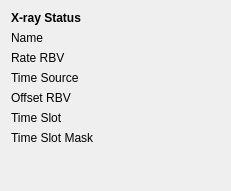
<?xml version="1.0" encoding="UTF-8"?>
<ui version="4.0">
 <class>Form</class>
 <widget class="QWidget" name="Form">
  <property name="geometry">
   <rect>
    <x>0</x>
    <y>0</y>
    <width>231</width>
    <height>191</height>
   </rect>
  </property>
  <property name="windowTitle">
   <string>Form</string>
  </property>
  <layout class="QVBoxLayout" name="verticalLayout">
   <item>
    <widget class="QLabel" name="sc_label">
     <property name="font">
      <font>
       <weight>75</weight>
       <bold>true</bold>
       <underline>false</underline>
      </font>
     </property>
     <property name="text">
      <string>X-ray Status</string>
     </property>
    </widget>
   </item>
   <item>
    <layout class="QGridLayout" name="sc_grid_layout">
     <item row="0" column="1">
      <widget class="PyDMLabel" name="pattern_name_rbv">
       <property name="toolTip">
        <string/>
       </property>
       <property name="alignment">
        <set>Qt::AlignCenter</set>
       </property>
      </widget>
     </item>
     <item row="2" column="1">
      <widget class="PyDMLabel" name="time_source_rbv">
       <property name="toolTip">
        <string/>
       </property>
       <property name="alignment">
        <set>Qt::AlignCenter</set>
       </property>
      </widget>
     </item>
     <item row="3" column="0">
      <widget class="QLabel" name="offset_rbv_label">
       <property name="text">
        <string>Offset RBV</string>
       </property>
      </widget>
     </item>
     <item row="4" column="0">
      <widget class="QLabel" name="time_slot_label">
       <property name="text">
        <string>Time Slot</string>
       </property>
      </widget>
     </item>
     <item row="0" column="0">
      <widget class="QLabel" name="name_label">
       <property name="text">
        <string>Name</string>
       </property>
      </widget>
     </item>
     <item row="4" column="1">
      <widget class="PyDMLabel" name="time_slot_rbv">
       <property name="toolTip">
        <string/>
       </property>
       <property name="alignment">
        <set>Qt::AlignCenter</set>
       </property>
      </widget>
     </item>
     <item row="2" column="0">
      <widget class="QLabel" name="time_source_label">
       <property name="text">
        <string>Time Source</string>
       </property>
      </widget>
     </item>
     <item row="1" column="0">
      <widget class="QLabel" name="rate_rbv_label">
       <property name="text">
        <string>Rate RBV</string>
       </property>
      </widget>
     </item>
     <item row="1" column="1">
      <widget class="PyDMLabel" name="rate_rbv">
       <property name="toolTip">
        <string/>
       </property>
       <property name="alignment">
        <set>Qt::AlignCenter</set>
       </property>
      </widget>
     </item>
     <item row="3" column="1">
      <widget class="PyDMLabel" name="offset_rbv">
       <property name="toolTip">
        <string/>
       </property>
       <property name="alignment">
        <set>Qt::AlignCenter</set>
       </property>
      </widget>
     </item>
     <item row="5" column="0">
      <widget class="QLabel" name="time_slot_mask_label">
       <property name="text">
        <string>Time Slot Mask</string>
       </property>
      </widget>
     </item>
     <item row="5" column="1">
      <widget class="PyDMLabel" name="time_slot_mask_rbv">
       <property name="toolTip">
        <string/>
       </property>
       <property name="alignment">
        <set>Qt::AlignCenter</set>
       </property>
      </widget>
     </item>
    </layout>
   </item>
   <item>
    <spacer name="verticalSpacer">
     <property name="orientation">
      <enum>Qt::Vertical</enum>
     </property>
     <property name="sizeHint" stdset="0">
      <size>
       <width>20</width>
       <height>40</height>
      </size>
     </property>
    </spacer>
   </item>
  </layout>
 </widget>
 <customwidgets>
  <customwidget>
   <class>PyDMLabel</class>
   <extends>QLabel</extends>
   <header>pydm.widgets.label</header>
  </customwidget>
 </customwidgets>
 <resources/>
 <connections/>
</ui>
